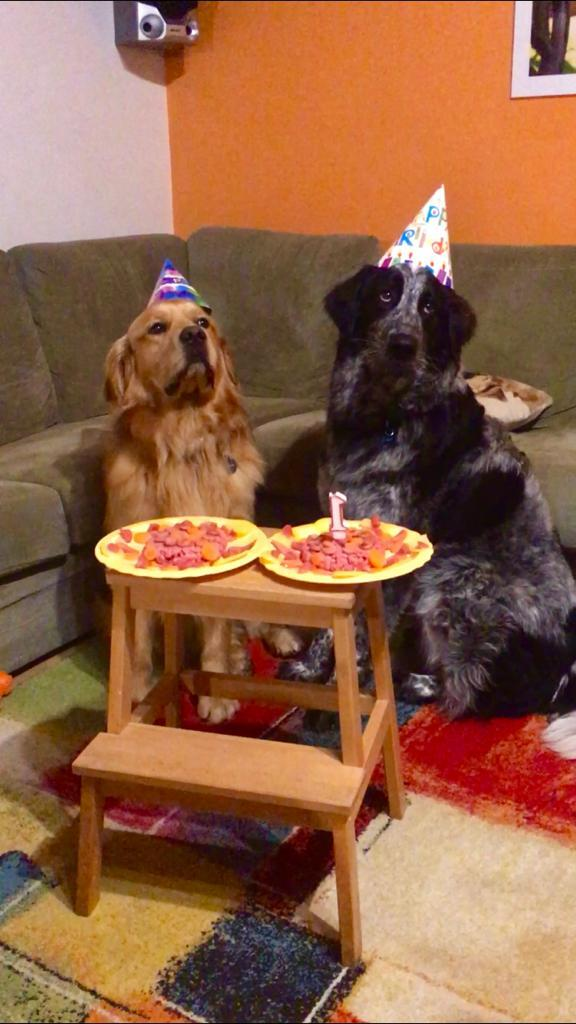
%> input picture Conway&Crypto/dogs.jpeg, 576 x 1024 px
$ octave TestCrittografia.m   (GNU Octave 9; MATLAB toolbox functions it lacks are replaced by stand-ins)
%> lines starting %> are read from the running program, lines starting %| are printed output that depends on the picture; long printed decimals are rounded
### Conway&Crypto/LogisticRandomSequence.m
function Sequence = LogisticRandomSequence(Length,Mu,X0)
%Genera una sequenza di N float tra 0 e 1 tramite mappa logistica

Sequence = zeros(1,Length);
Sequence(1) = X0;
for i=1:Length-1
    Sequence(i+1) = Mu*Sequence(i)*(1-Sequence(i));
end
end

### Conway&Crypto/Encoder.m

function [OutputImage,CAHistory] = ...
    Encoder(Image,Sequence,Rule,Iterations,FillParameter)
%Encrypts given image by permutating its pixel values according to
%evolution of Game of Life cellular Automata generated from given
%password via logistic map

Height = size(Image,1);
Width = size(Image,2);
Board = reshape(round(Sequence.^FillParameter),Height,Width);
%Generates board starting from pseudorandom sequence, with fill percentage
%depending on FillParameter

CAHistory = zeros(Height,Width,Iterations);

for t = 1:Iterations
    CAHistory(:,:,t) = Board;
    Board = Evolve(Board,Rule);
end
%Records History

RowPermuted = Permute(Image,CAHistory); %Permutes rows
OutputImage = Permute(RowPermuted',CAHistory)'; %Permutes columns

end

### Conway&Crypto/Permute.m
function NewImage = Permute(OldImage,History)
%Permutes matrix based on recorded history of binary cellular automata
%First come the pixels corrensponding to alive cells at t=1
%Then for every t come pixel corresponding to cells initially dead but
%alive at time t
%At the end, all the rest

Order = []; %This will be the new order
Correction = ones(size(History(:,:,1))); %No corrections at t=1
for t=1:size(History,3)
    %Removes cells alive at previous times
    CurrentBoard = History(:,:,t).*Correction;
    %Keep track of indices of newly alive cells
    Order = cat(1,Order,find(CurrentBoard == 1));
    %Sets zeros in indices corresponding to cells already counted
    Correction(CurrentBoard==1) = 0;
end
Order = cat(1, Order, find(Correction==1));

%Permutes image using linear indices and then reshapes it to its correct
%dimensions
NewImage = reshape(OldImage(Order),size(OldImage));

end

### Conway&Crypto/CorrelationOfAdjacentPixels.m

function c = CorrelationOfAdjacentPixels(I)
%Sceglie n coppie casuali di pixel adiacenti e ne calcola la correlazione

n = 6000;
x1 = randi(size(I,1)-1,1,n);
y1 = randi(size(I,2)-1,1,n);
x2 = mod(x1+1,size(I,1)-1)+1;
y2 = mod(y1+1,size(I,2)-1)+1;

P1 = zeros(1,n);
P2 = zeros(1,n);
for i = 1:n
    P1(i) = I(x1(i),y1(i));
    P2(i) = I(x2(i),y2(i));
end

c = corr2(P1,P2);
end

### Conway&Crypto/Evolve.m
function NewBoard = Evolve(OldBoard,Rule)

%Evolves board of 2d cellular automata according to chosen rule, assuming
%periodic boundary conditions

switch Rule
    case 'Life'
        %Number of neighboring cells required for a dead cell to turn alive
        Birth = 3;
        %Number of neighboring cells required for an alive cell to survive
        Survival = [2 3];
    case 'Fredkin' %Chaotic rule, fill percentage converges to 50%
        Birth = 1:2:7;
        Survival = 0:2:8;
end

%Last column will be counted as adjacent to the first column, etc.
PeriodicBoard = ...
    [OldBoard(end,end), OldBoard(end,:),OldBoard(end,1)
    OldBoard(:,end),OldBoard,OldBoard(:,1)
    OldBoard(1,end), OldBoard(1,:), OldBoard(1,1)];

%Neighbors are positions reachable by a King
MooreNeighborhood = [1 1 1; 1 0 1; 1 1 1];
%Gives number of alive neighbors of each cell
Neighbors = conv2(PeriodicBoard, MooreNeighborhood, 'same');
%Modifies a cell state according to how many alive neighbors it has
NewBoard = ...
    ismember(Neighbors,Birth).*(1-PeriodicBoard)+...
    ismember(Neighbors,Survival).*PeriodicBoard;

%Removes the boundary copies
NewBoard = NewBoard(2:end-1,2:end-1);

end

### Conway&Crypto/TestCrittografia.m
clc
close all
clear

%% Encryption

RGBImage = imread('dogs.jpeg');
%> RGBImage is the input picture: size 1024x576x3 uint8; mean R, G, B 144.5, 97.9, 69.9
Image = rgb2gray(RGBImage);
Height = size(Image,1);
%> Height = 1024
Width = size(Image,2);
%> Width = 576

Password = [3.9+0.1*rand(),rand()];
Mu = Password(1); %Logistic Map parameter: 3.9 < Mu < 4.0
X0 = Password(2); %Logistic Map initial value: 0 < X0 < 1
Sequence = LogisticRandomSequence(Height*Width,Mu,X0);
%Generates pseudorandom sequence with recursion rule
%X(n+1) = Mu*X(n)*(1-X(n))

Iterations = 20; %Iterations of cellular automata


[LifeEncoded,H1] = Encoder(Image,Sequence,'Life',Iterations,1);
%> after the loop in Encoder, `for t = 1:Iterations`:
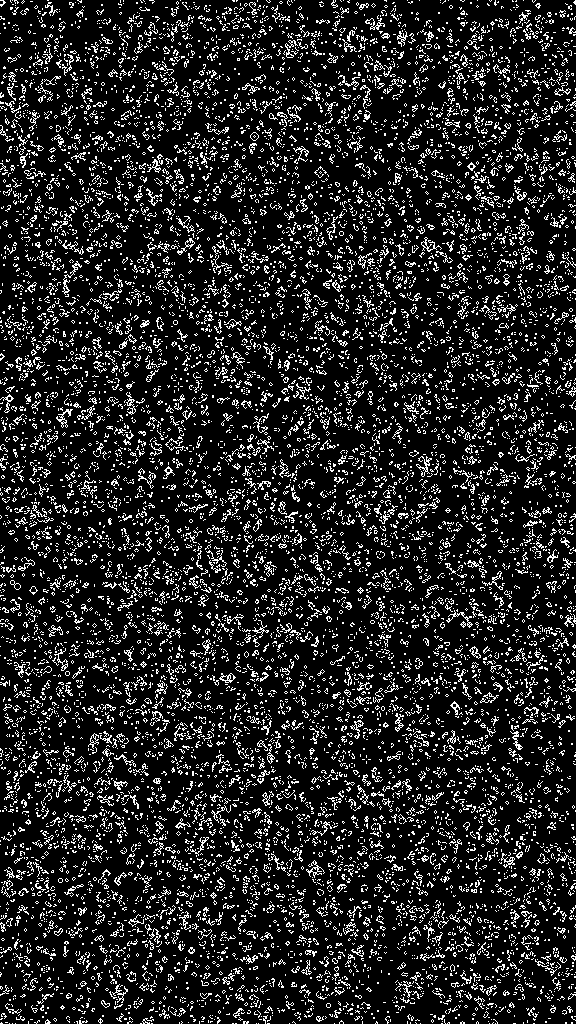
%> Board: size 1024x576 double; values 0 (black) and 1 (white), 14% white in thin lines or dots
%> after the loop in Permute, `for t=1:size(History,3)`:
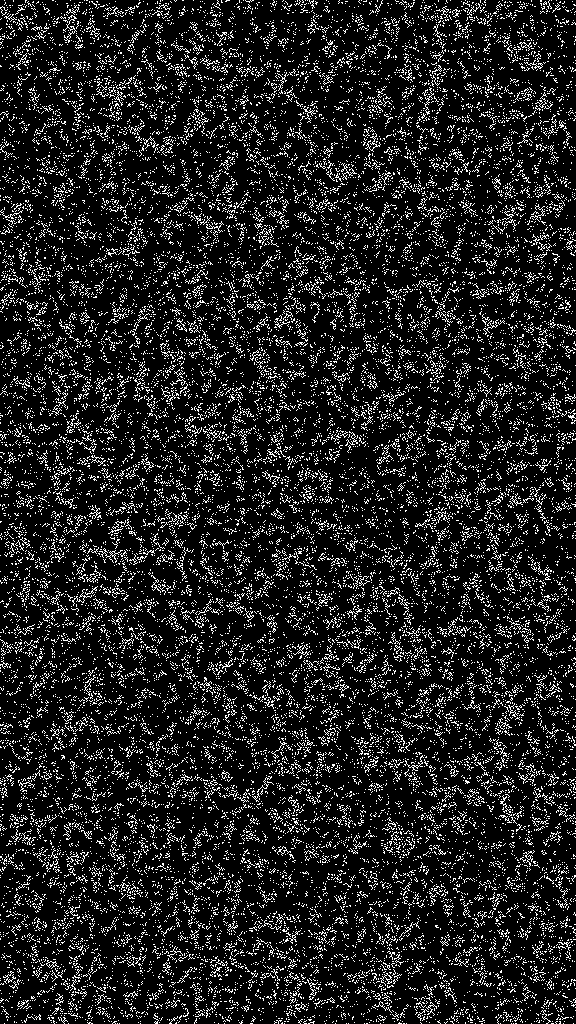
%> Correction: size 1024x576 double; values 0 (black) and 1 (white), 12.7% white in thin lines or dots
[FredkinEncoded,H2] = Encoder(Image,Sequence,'Fredkin',Iterations,1);
%> call 2 of Encoder, with Rule = 'Fredkin', Iterations = 20, FillParameter = 1
%> after the loop in Encoder (call 2), `for t = 1:Iterations`: Board: size 1024x576 double; values 0 (black) and 1 (white), 50% white; black in thin lines or dots
%> after the loop in Permute (call 3), `for t=1:size(History,3)`: Correction: size 1024x576 double; every value is 0
%> in Encoder (call 2), `OutputImage = Permute(RowPermuted',CAHistory)';`:
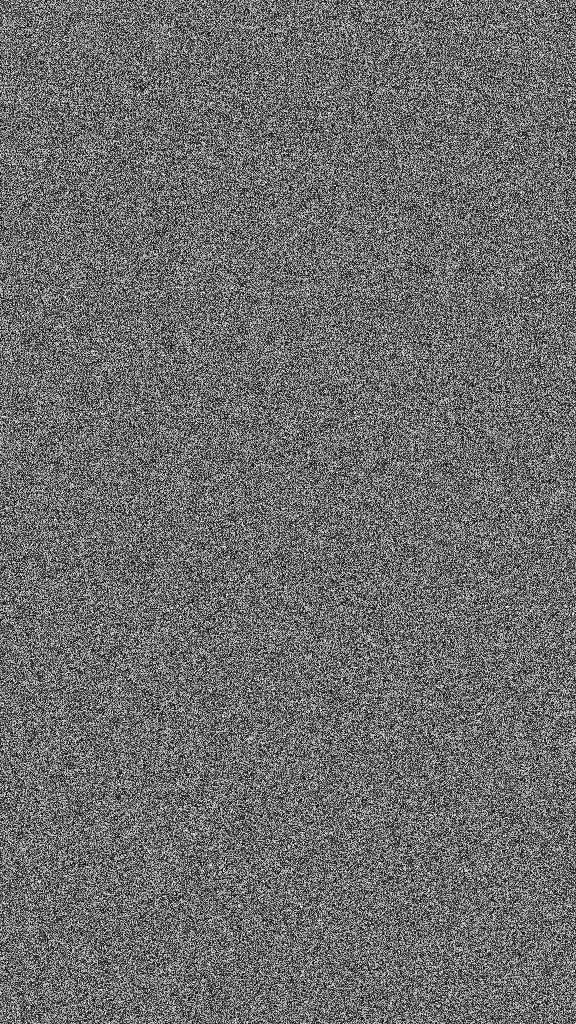
%> OutputImage: size 1024x576 uint8; min 1, max 255, mean 108.7; mean of the top-left, top-right, bottom-left and bottom-right quarters 108.8, 108.7, 108.5, 108.7

subplot(1,3,1)
imshow(Image)
subplot(1,3,2)
imshow(LifeEncoded)
subplot(1,3,3)
imshow(FredkinEncoded)

%% Correlation tests

fprintf("Correlation between pairs of adjacent pixels:\n"),
fprintf("Original: %f \n Life: %f \n Fredkin: %f \n\n", ...
    CorrelationOfAdjacentPixels(Image),...
    CorrelationOfAdjacentPixels(LifeEncoded),...
    CorrelationOfAdjacentPixels(FredkinEncoded));
%> after the loop in CorrelationOfAdjacentPixels, `for i = 1:n`: P1 = 6000 values, max 254 at index 1345, min 4 at index 3983, mean 107.3; P2 = 6000 values, max 255 at index 2959, min 5 at index 1134, mean 107.6
%> in CorrelationOfAdjacentPixels, `c = corr2(P1,P2);`: c = 0.948
%| Original: 0.9484
%|  Life: 0.006498
%|  Fredkin: -0.006704

fprintf("Correlazione tra stessi pixel:\n")
fprintf(" Original-Life: %f\n Original-Fredkin: %f\n\n",...
    corr2(Image,LifeEncoded),...
    corr2(Image,FredkinEncoded));
%|  Original-Life: 0.00027
%|  Original-Fredkin: -0.001307

%%Key sensitivity test

PerturbedSequence = Sequence;
ChangedIndex = randi(length(PerturbedSequence));
PerturbedSequence(ChangedIndex) = 1-PerturbedSequence(ChangedIndex);

PerturbedLifeEncoded = Encoder(Image,PerturbedSequence,'Life',1,Iterations);
%> call 3 of Encoder, with Rule = 'Life', Iterations = 1, FillParameter = 20
%> after the loop in Encoder (call 3), `for t = 1:Iterations`:
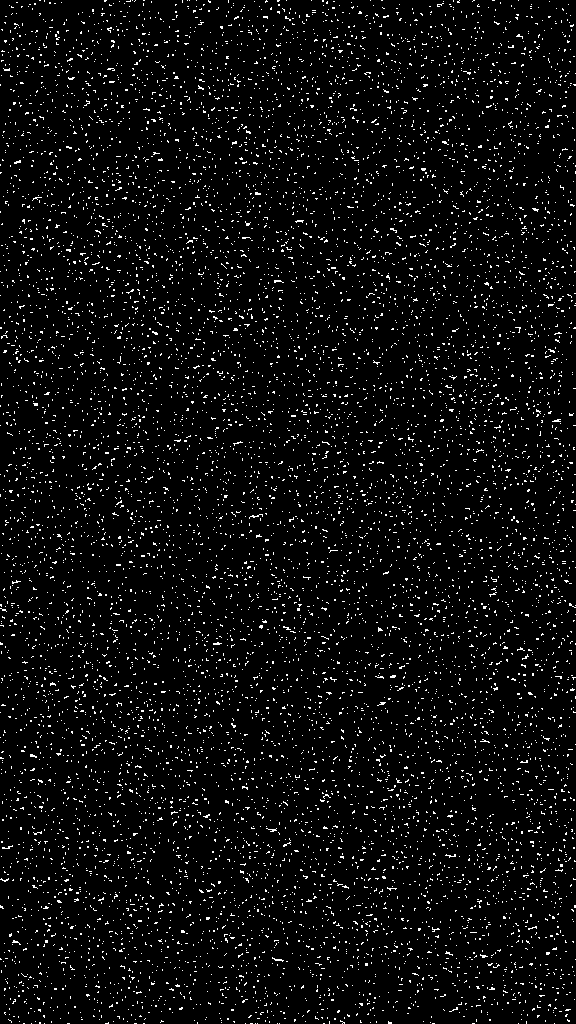
%> Board: size 1024x576 double; values 0 (black) and 1 (white), 4.5% white in thin lines or dots
%> after the loop in Encoder (call 3), `for t = 1:Iterations`:
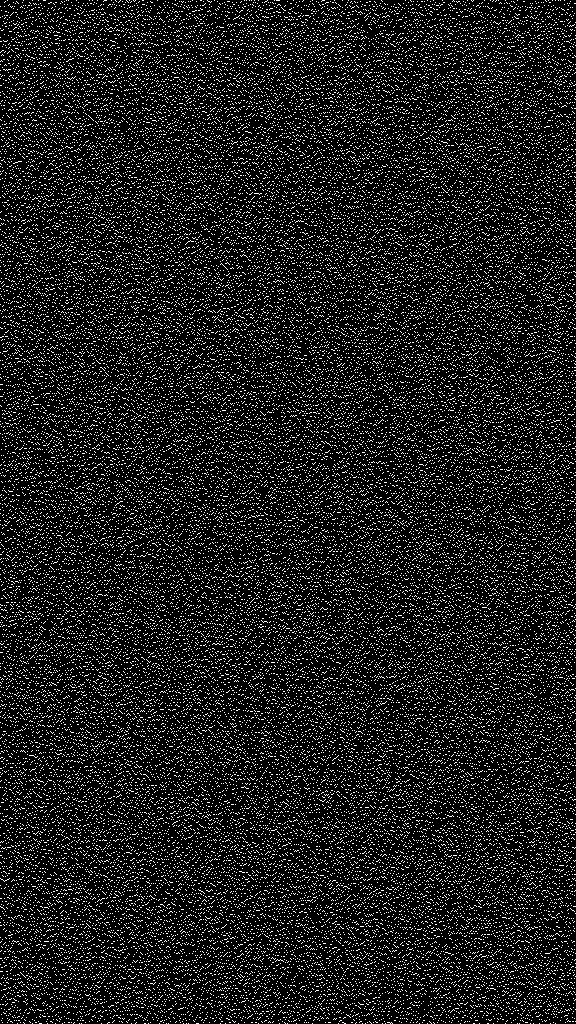
%> CAHistory: size 1024x576 double; values 0 (black) and 1 (white), 11.9% white in thin lines or dots
%> after the loop in Permute (call 5), `for t=1:size(History,3)`: Correction: size 1024x576 double; values 0 (black) and 1 (white), 88.1% white; black in thin lines or dots
%> in Permute (call 6), `NewImage = reshape(OldImage(Order),size(OldImage));`:
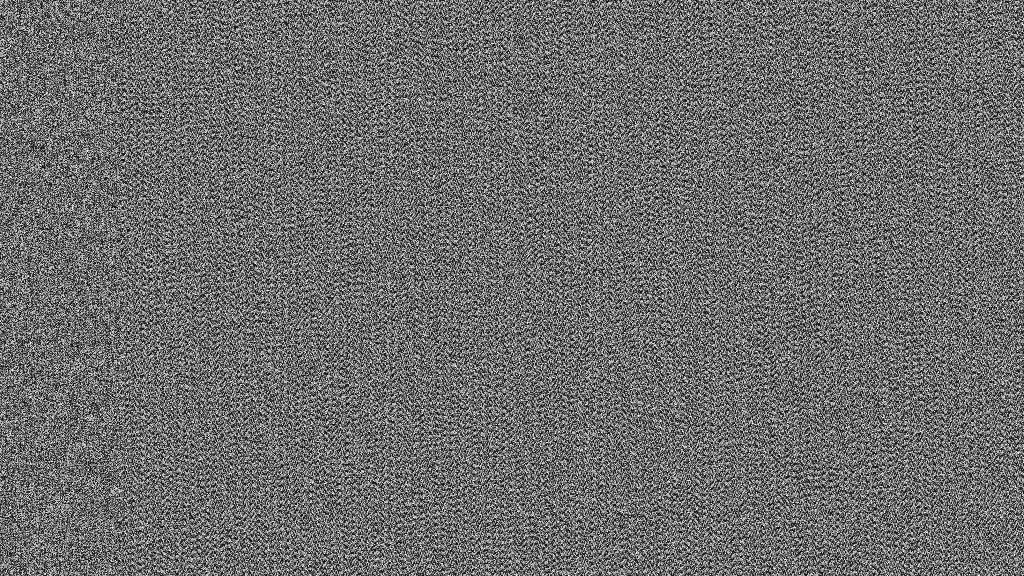
%> NewImage: size 576x1024 uint8; min 1, max 255, mean 108.7; mean of the top-left, top-right, bottom-left and bottom-right quarters 108.8, 108.5, 108.7, 108.6
PerturbedFredkinEncoded = Encoder(Image,PerturbedSequence,'Fredkin',1,Iterations);
%> call 4 of Encoder, with Rule = 'Fredkin', Iterations = 1, FillParameter = 20
%> after the loop in Encoder (call 4), `for t = 1:Iterations`:
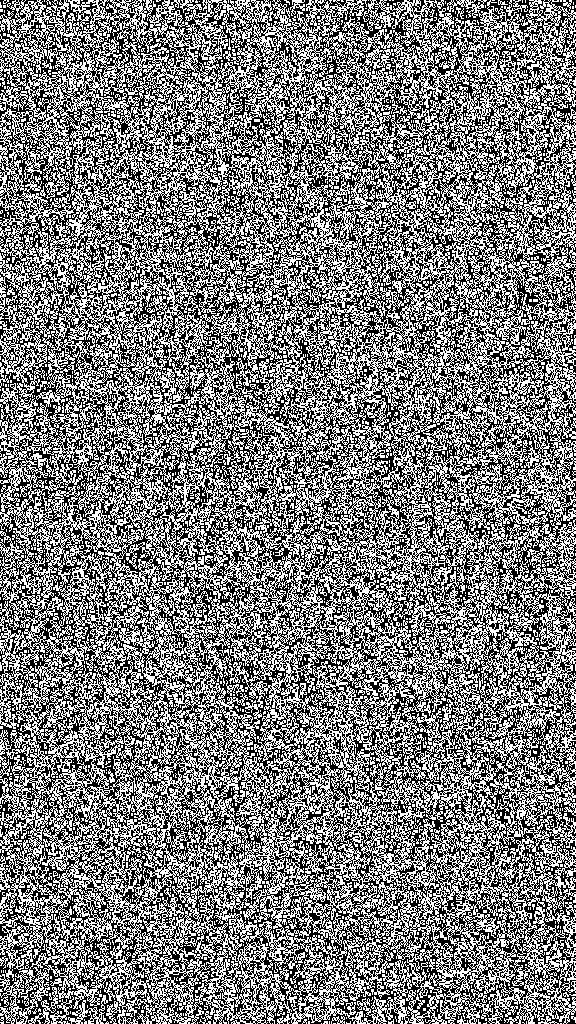
%> Board: size 1024x576 double; values 0 (black) and 1 (white), 48.9% white in thin lines or dots

fprintf("Correlation of images encrypted with password differing in a part in 10^12:\n")
fprintf(" Life: %f\n Fredkin %f\n",...
    corr2(LifeEncoded,PerturbedLifeEncoded),...
    corr2(FredkinEncoded,PerturbedFredkinEncoded));
%|  Life: -0.000685
%|  Fredkin 0.00155
